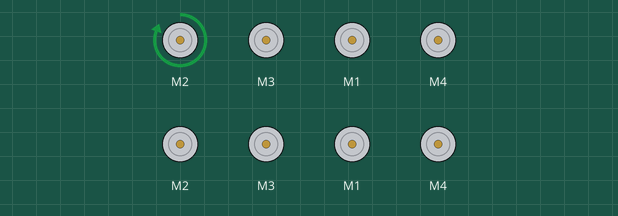
Simulated run of this sketch. Board: Arduino Uno, built with avr-gcc and run on an emulated ATmega328P. On the bench: 8 × DC motor (green arrow = forward, orange = backward, longer = faster). What the sketch prints to the serial monitor is not drawn.

Above: at 0.1 s.
At 8.1 s:
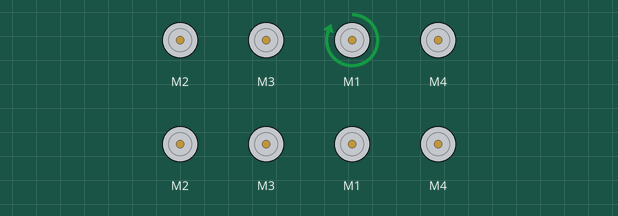
At 12.1 s:
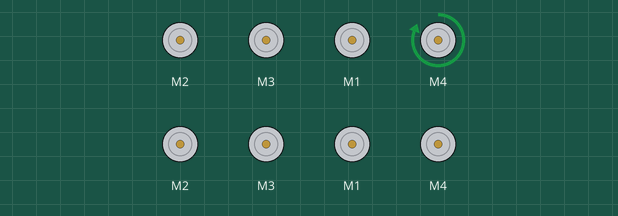
At 16.1 s:
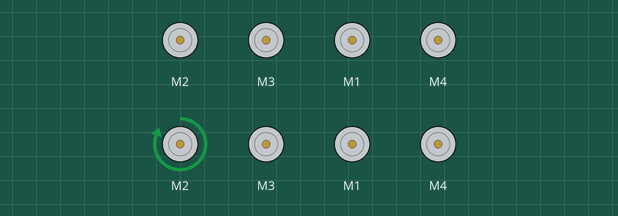
At 24.1 s:
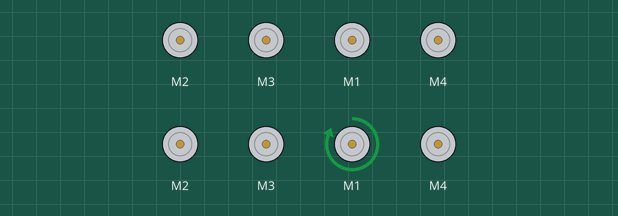
At 36.1 s:
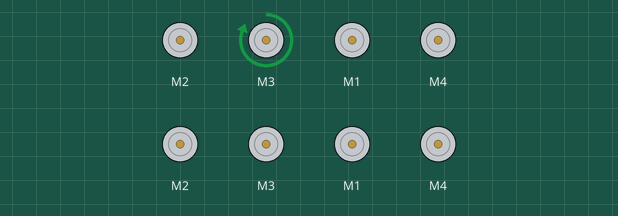
Timing chart, 0 to 40.0 s (numbered marks = the images above):
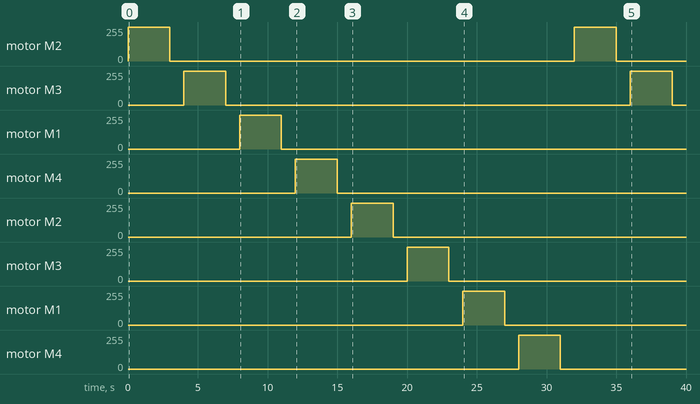

Measured:
- by itself, motor M2, motor M3: alternates forward 255/255 for 3.0 s and stopped for 29.0 s
- by itself, motor M1: stopped → forward 255/255 at 8.0 s, → stopped 3.0 s later
- by itself, motor M4: stopped → forward 255/255 at 12.0 s, → stopped 3.0 s later
- by itself, motor M2: stopped → forward 255/255 at 16.0 s, → stopped 3.0 s later
- by itself, motor M3: stopped → forward 255/255 at 20.0 s, → stopped 3.0 s later
- by itself, motor M1: stopped → forward 255/255 at 24.0 s, → stopped 3.0 s later
- by itself, motor M4: stopped → forward 255/255 at 28.0 s, → stopped 3.0 s later

The sketch:

DCMotorTest.ino
```cpp
/*
This is a test sketch for the Adafruit assembled Motor Shield for Arduino v2
It won't work with v1.x motor shields! Only for the v2's with built in PWM
control

For use with the Adafruit Motor Shield v2
---->	http://www.adafruit.com/products/1438
*/

#include <Wire.h>
#include <Adafruit_MotorShield.h>

// Create the motor shield object with the default I2C address
//Adafruit_MotorShield AFMS = Adafruit_MotorShield();
// Or, create it with a different I2C address (say for stacking)
//Adafruit_MotorShield AFMS2 = Adafruit_MotorShield(0x62);
const int shieldsNumber = 2;
const int motorsNoPerDirection = 4;
const int motorsPerShield = 2;
const int openTime = 3000;

Adafruit_MotorShield shields[shieldsNumber];

Adafruit_DCMotor *upMotors[motorsNoPerDirection];
Adafruit_DCMotor *downMotors[motorsNoPerDirection];


// Select which 'port' M1, M2, M3 or M4. In this case, M1
//Adafruit_DCMotor *up1 = AFMS.getMotor(2);
// You can also make another motor on port M2
//Adafruit_DCMotor *down1 = AFMS.getMotor(3);

//Adafruit_DCMotor *up2 = AFMS.getMotor(1);
// You can also make another motor on port M2
//Adafruit_DCMotor *down2 = AFMS.getMotor(4);

void setup() {
  Serial.begin(9600);           // set up Serial library at 9600 bps
  Serial.println("Adafruit Motorshield v2 - DC Motor test!");

//shields[0] = Adafruit_MotorShield(0x61);
//shields[1] = Adafruit_MotorShield(0x64);


  shields[0] = Adafruit_MotorShield(0x60);
  shields[1] = Adafruit_MotorShield(0x62);


  for (int shieldIdx = 0; shieldIdx < shieldsNumber; shieldIdx++)  {
    upMotors[shieldIdx*motorsPerShield] = shields[shieldIdx].getMotor(2);
    downMotors[shieldIdx*motorsPerShield] = shields[shieldIdx].getMotor(3);
    upMotors[shieldIdx*motorsPerShield+1] = shields[shieldIdx].getMotor(1);
    downMotors[shieldIdx*motorsPerShield+1] = shields[shieldIdx].getMotor(4);
  }

  //AFMS.begin();  // create with the default frequency 1.6KHz
  //AFMS.begin(1000);  // OR with a different frequency, say 1KHz
  for (int shieldIdx = 0; shieldIdx < shieldsNumber; shieldIdx++)  {
    shields[shieldIdx].begin();
  }
  // Set the speed to start, from 0 (off) to 255 (max speed)
  for (int motorIdx = 0; motorIdx < motorsNoPerDirection; motorIdx++)  {
    upMotors[motorIdx]->setSpeed(255);
    downMotors[motorIdx]->setSpeed(255);
  }
}

void loop() {

  for (int motorIdx = 0; motorIdx < motorsNoPerDirection; motorIdx++)  {
    upMotors[motorIdx]->run(FORWARD);
    delay(openTime);
    upMotors[motorIdx]->run(RELEASE);
    delay(1000);
    downMotors[motorIdx]->run(FORWARD);
    delay(openTime);
    downMotors[motorIdx]->run(RELEASE);
    delay(1000);
  }
//  up1->run(FORWARD);
//  delay(3000);
//  up1->run(RELEASE);
//  down1->run(FORWARD);
//  delay(3000);
//  down1->run(RELEASE);

}
```
